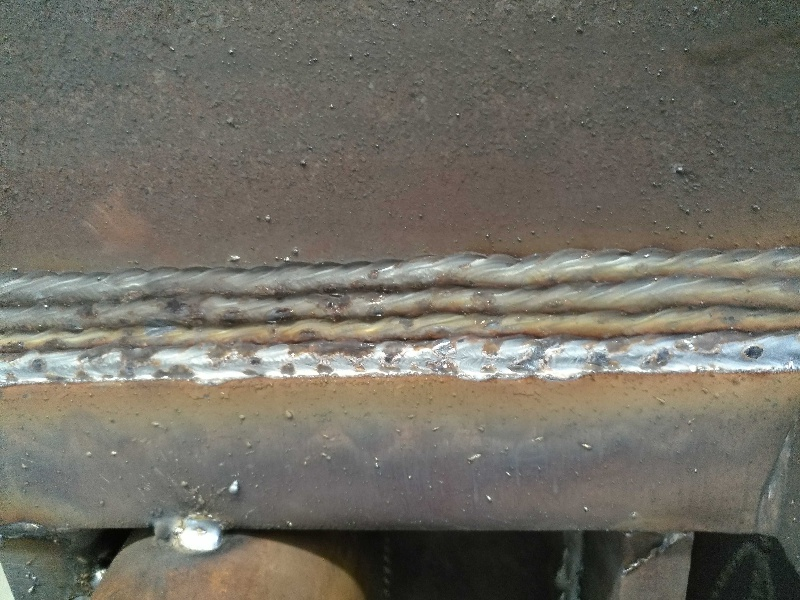
#> input picture opencv/特效/img1.jpg, 800 x 600 px
$ jupyter execute --allow-errors '01灰度.ipynb'
#> lines starting #> are read from the running program, lines starting #| are printed output that depends on the picture
[cell 1]
#方法1 imread
import cv2

img0 = cv2.imread('img1.jpg',0)
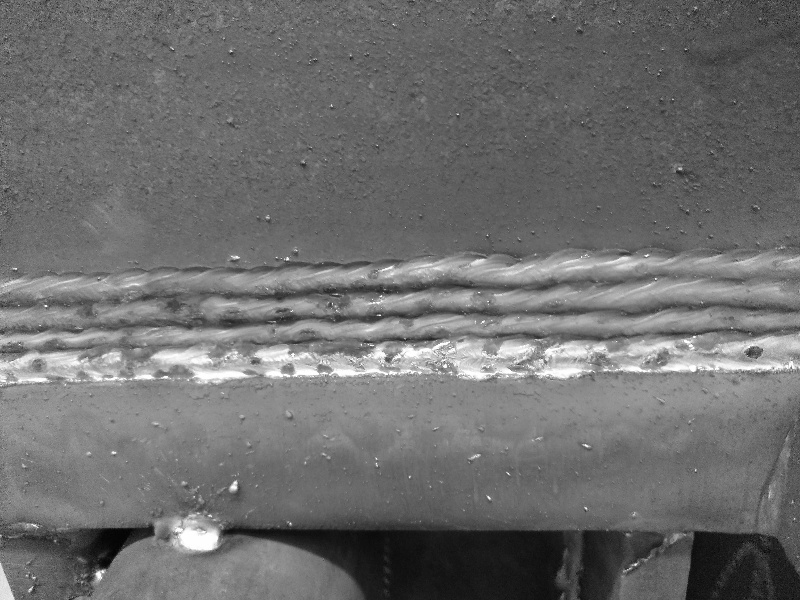
#> img0: shape (600, 800); min 0, max 255, mean 110.1
img1 = cv2.imread('img1.jpg',1)
#> img1 is the input picture: shape (600, 800, 3); mean B, G, R 100.6, 110.3, 113.4
#> (the rest of this cell did not finish here and is left out)

[cell 2]
#方法2 cvtColor
import cv2
img1 = cv2.imread('img1.jpg',1)
dst1 = cv2.cvtColor(img1,cv2.COLOR_BGR2GRAY)# 1.要转换的图片 2.转换的方式（此处为bgr2gray）
cv2.imshow('dst1',dst1)
cv2.waitKey(0)

[cell 3]
#方法3 bgr三通道的值取均值
import cv2
import numpy as np
img1 = cv2.imread('img1.jpg',1)
imgInfo = img1.shape
#> imgInfo = (600, 800, 3)
height = imgInfo[0]
#> height = 600
width = imgInfo[1]
#> width = 800
channel = imgInfo[2]
#> channel = 3

dst = np.zeros((height,width,3),np.uint8)
for i in range(height):
    for j in range(width):
        (b,g,r) = img1[i,j]
        gray = (int(b)+int(g)+int(r))/3
        dst[i,j] = np.uint8(gray)
cv2.imshow('dst',dst)
cv2.waitKey(0)
